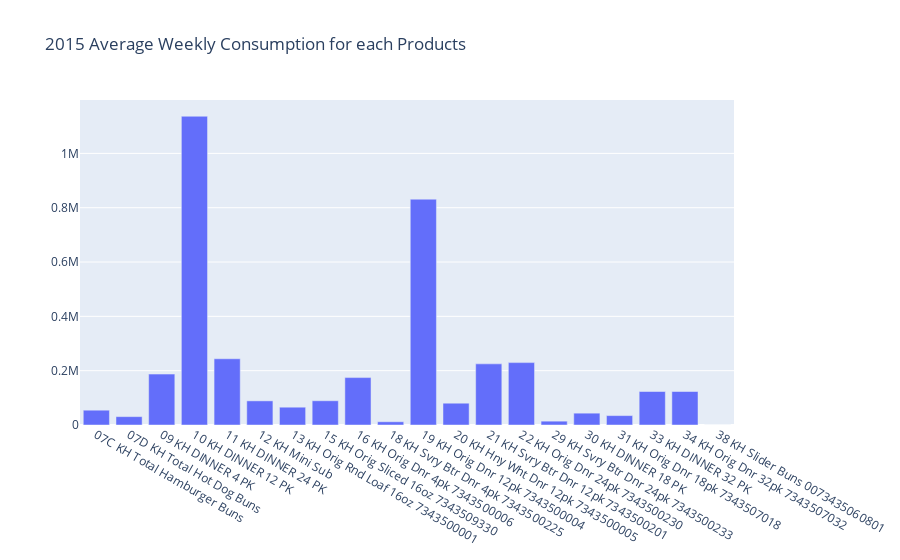

The notebook cell this image was saved under:
### Code cell
fig = go.Figure()

fig.add_trace(go.Bar(x = plot_data.Product,
                        y = plot_data.Consumption,
                        ))
fig.update_layout(title = '2015 Average Weekly Consumption for each Products')

fig.show()

### Figure 1 — Plotly figure (JSON) as saved in the notebook; plotly's stock layout.template omitted (floating-point values rounded to 4 significant figures)
{"data": [{"type": "bar", "x": ["07C KH Total Hamburger Buns", "07D KH Total Hot Dog Buns", "09 KH DINNER 4 PK", "10 KH DINNER 12 PK", "11 KH DINNER 24 PK", "12 KH Mini Sub", "13 KH Orig Rnd Loaf 16oz 7343500001", "15 KH Orig Sliced 16oz 7343509330", "16 KH Orig Dnr 4pk 7343500006", "18 KH Svry Btr Dnr 4pk 7343500225", "19 KH Orig Dnr 12pk 7343500004", "20 KH Hny Wht Dnr 12pk 7343500005", "21 KH Svry Btr Dnr 12pk 7343500201", "22 KH Orig Dnr 24pk 7343500230", "29 KH Svry Btr Dnr 24pk 7343500233", "30 KH DINNER 18 PK", "31 KH Orig Dnr 18pk 7343507018", "33 KH DINNER 32 PK", "34 KH Orig Dnr 32pk 7343507032", "38 KH Slider Buns 0073435060801"], "y": [54530.0, 30790.0, 187400.0, 1137000.0, 243800.0, 88820.0, 65550.0, 89260.0, 174500.0, 11940.0, 831400.0, 80220.0, 225100.0, 229700.0, 14120.0, 43560.0, 34620.0, 123300.0, 123300.0, 0]}], "layout": {"title": {"text": "2015 Average Weekly Consumption for each Products"}}}
